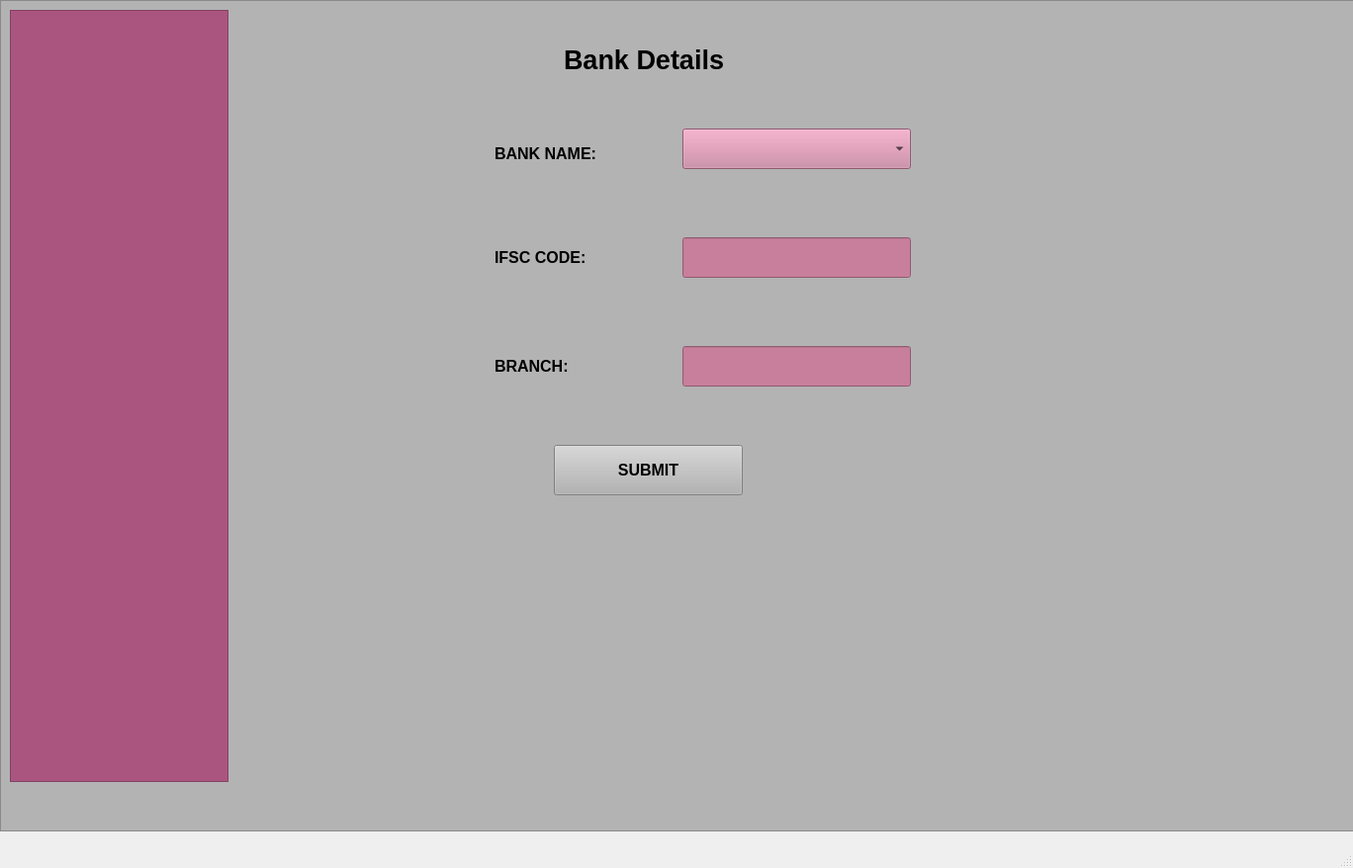
<?xml version="1.0" encoding="UTF-8"?>
<ui version="4.0">
 <class>BANK_DETAILS</class>
 <widget class="QMainWindow" name="BANK_DETAILS">
  <property name="geometry">
   <rect>
    <x>0</x>
    <y>0</y>
    <width>1368</width>
    <height>878</height>
   </rect>
  </property>
  <property name="minimumSize">
   <size>
    <width>1368</width>
    <height>878</height>
   </size>
  </property>
  <property name="maximumSize">
   <size>
    <width>1368</width>
    <height>878</height>
   </size>
  </property>
  <property name="windowTitle">
   <string>Bank_Details</string>
  </property>
  <widget class="QWidget" name="centralwidget">
   <widget class="QFrame" name="Bank_Details">
    <property name="geometry">
     <rect>
      <x>0</x>
      <y>0</y>
      <width>1371</width>
      <height>841</height>
     </rect>
    </property>
    <property name="styleSheet">
     <string notr="true">background-color: rgb(179, 179, 179);</string>
    </property>
    <property name="frameShape">
     <enum>QFrame::StyledPanel</enum>
    </property>
    <property name="frameShadow">
     <enum>QFrame::Raised</enum>
    </property>
    <widget class="QFrame" name="f2">
     <property name="geometry">
      <rect>
       <x>10</x>
       <y>10</y>
       <width>221</width>
       <height>781</height>
      </rect>
     </property>
     <property name="styleSheet">
      <string notr="true">background-color:rgb(170, 85, 127)</string>
     </property>
     <property name="frameShape">
      <enum>QFrame::StyledPanel</enum>
     </property>
     <property name="frameShadow">
      <enum>QFrame::Raised</enum>
     </property>
    </widget>
    <widget class="QLabel" name="l1">
     <property name="geometry">
      <rect>
       <x>500</x>
       <y>130</y>
       <width>191</width>
       <height>51</height>
      </rect>
     </property>
     <property name="font">
      <font>
       <pointsize>12</pointsize>
       <weight>75</weight>
       <bold>true</bold>
      </font>
     </property>
     <property name="text">
      <string>BANK NAME:</string>
     </property>
    </widget>
    <widget class="QComboBox" name="combo1">
     <property name="geometry">
      <rect>
       <x>690</x>
       <y>130</y>
       <width>231</width>
       <height>41</height>
      </rect>
     </property>
     <property name="font">
      <font>
       <pointsize>10</pointsize>
       <weight>75</weight>
       <bold>true</bold>
      </font>
     </property>
     <property name="styleSheet">
      <string notr="true">
background-color:rgb(200, 127, 155);</string>
     </property>
    </widget>
    <widget class="QLabel" name="label">
     <property name="geometry">
      <rect>
       <x>390</x>
       <y>235</y>
       <width>111</width>
       <height>41</height>
      </rect>
     </property>
     <property name="text">
      <string/>
     </property>
    </widget>
    <widget class="QLabel" name="label_2">
     <property name="geometry">
      <rect>
       <x>500</x>
       <y>240</y>
       <width>121</width>
       <height>41</height>
      </rect>
     </property>
     <property name="font">
      <font>
       <pointsize>12</pointsize>
       <weight>75</weight>
       <bold>true</bold>
      </font>
     </property>
     <property name="text">
      <string>IFSC CODE:</string>
     </property>
    </widget>
    <widget class="QLineEdit" name="lineEdit">
     <property name="geometry">
      <rect>
       <x>690</x>
       <y>240</y>
       <width>231</width>
       <height>41</height>
      </rect>
     </property>
     <property name="font">
      <font>
       <pointsize>9</pointsize>
       <weight>75</weight>
       <bold>true</bold>
      </font>
     </property>
     <property name="styleSheet">
      <string notr="true">background-color:rgb(200, 127, 155);</string>
     </property>
    </widget>
    <widget class="QLabel" name="label_3">
     <property name="geometry">
      <rect>
       <x>500</x>
       <y>350</y>
       <width>111</width>
       <height>41</height>
      </rect>
     </property>
     <property name="font">
      <font>
       <pointsize>12</pointsize>
       <weight>75</weight>
       <bold>true</bold>
      </font>
     </property>
     <property name="text">
      <string>BRANCH:</string>
     </property>
    </widget>
    <widget class="QLineEdit" name="le2">
     <property name="geometry">
      <rect>
       <x>690</x>
       <y>350</y>
       <width>231</width>
       <height>41</height>
      </rect>
     </property>
     <property name="font">
      <font>
       <weight>75</weight>
       <bold>true</bold>
      </font>
     </property>
     <property name="styleSheet">
      <string notr="true">background-color:rgb(200, 127, 155);</string>
     </property>
    </widget>
    <widget class="QPushButton" name="pb1">
     <property name="geometry">
      <rect>
       <x>560</x>
       <y>450</y>
       <width>191</width>
       <height>51</height>
      </rect>
     </property>
     <property name="font">
      <font>
       <pointsize>12</pointsize>
       <weight>75</weight>
       <bold>true</bold>
      </font>
     </property>
     <property name="cursor">
      <cursorShape>PointingHandCursor</cursorShape>
     </property>
     <property name="styleSheet">
      <string notr="true">backgroung-color:rgb(255, 255, 255);</string>
     </property>
     <property name="text">
      <string>SUBMIT</string>
     </property>
    </widget>
    <widget class="QLabel" name="label_4">
     <property name="geometry">
      <rect>
       <x>570</x>
       <y>30</y>
       <width>241</width>
       <height>61</height>
      </rect>
     </property>
     <property name="font">
      <font>
       <pointsize>20</pointsize>
       <weight>75</weight>
       <bold>true</bold>
      </font>
     </property>
     <property name="text">
      <string>Bank Details</string>
     </property>
    </widget>
   </widget>
  </widget>
  <widget class="QMenuBar" name="menubar">
   <property name="geometry">
    <rect>
     <x>0</x>
     <y>0</y>
     <width>1368</width>
     <height>27</height>
    </rect>
   </property>
  </widget>
  <widget class="QStatusBar" name="statusbar"/>
 </widget>
 <resources/>
 <connections/>
</ui>
